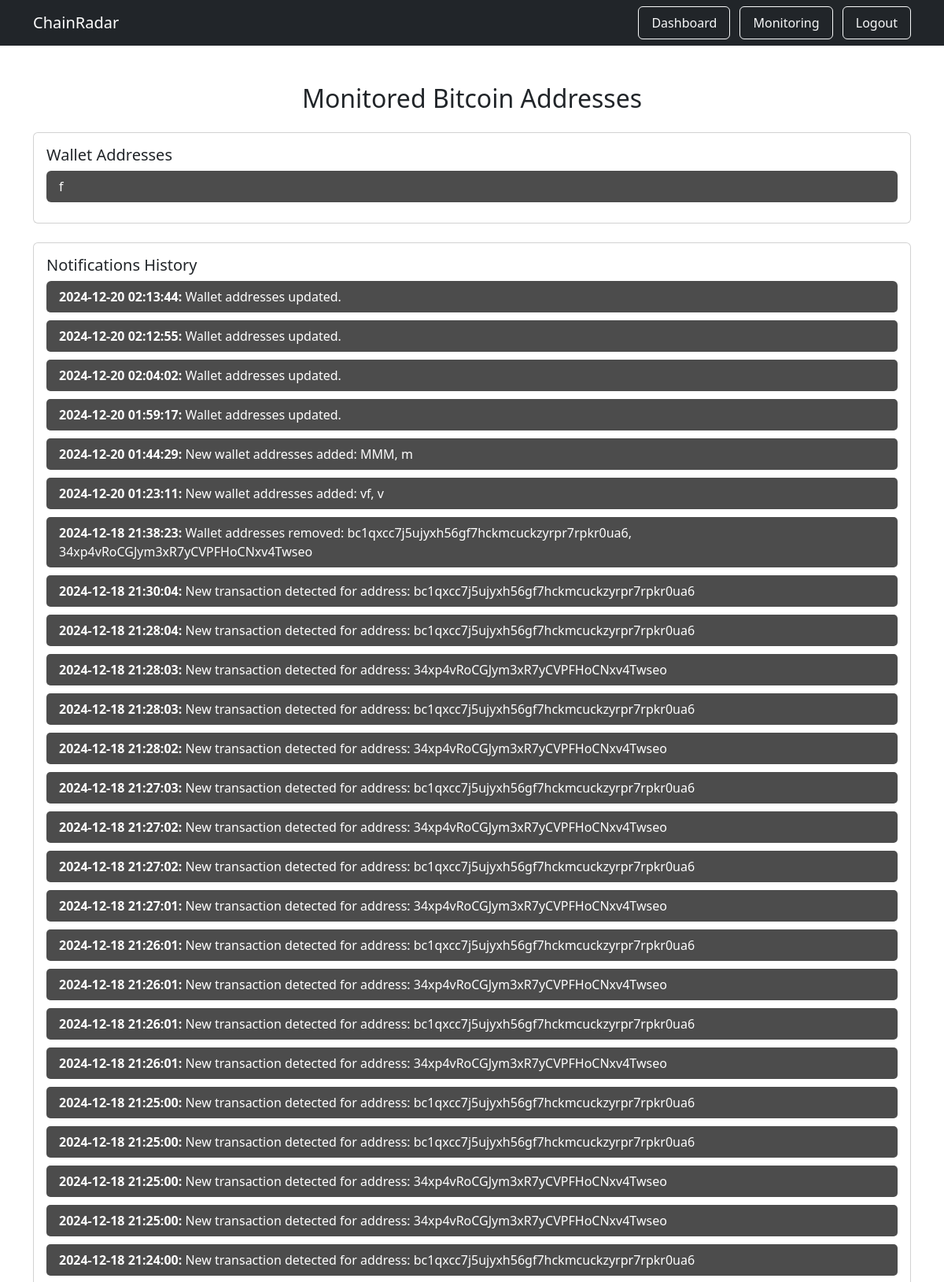
Page /monitoring (signed in, upper part) on the committed database.
### models.py (models this page shows, shortened)
class Notification(db.Model):
    id = db.Column(db.Integer, primary_key=True)
    user_id = db.Column(db.Integer, db.ForeignKey('user.id'), nullable=False)
    message = db.Column(db.String(500), nullable=False)
    notification_type = db.Column(db.String(50), nullable=False)  # 'Discord' or 'Telegram'
    timestamp = db.Column(db.DateTime, default=datetime.utcnow)

### app.py (the view)
@app.route("/monitoring")
@login_required
def monitoring():
    user_addresses = current_user.wallet_addresses.split(",") if current_user.wallet_addresses else []
    notifications = Notification.query.filter_by(user_id=current_user.id).order_by(Notification.timestamp.desc()).all()
    return render_template("monitoring.html", addresses=user_addresses, notifications=notifications)

### app.py (called while the page is built)
@login_manager.user_loader
def load_user(user_id):
    return User.query.get(int(user_id))

### ChainRadar/templates/monitoring.html (shortened to what this page needs)
{% extends "base.html" %}
{% block content %}
<h2 class="mb-4 text-center">Monitored Bitcoin Addresses</h2>
<div class="row">
    <div class="col-md-12 mb-4">
        <div class="card">
            <div class="card-body">
                <h5 class="card-title">Wallet Addresses</h5>
                {% if addresses %}
                    <ul class="list-group">
                        {% for address in addresses %}
                            <li class="list-group-item">{{ address }}</li>
                        {% endfor %}
                    </ul>
                {% else %}
                    <p class="text-center">No addresses are being monitored. Add some from the Dashboard.</p>
                {% endif %}
            </div>
        </div>
    </div>
    <div class="col-md-12">
        <div class="card">
            <div class="card-body">
                <h5 class="card-title">Notifications History</h5>
                {% if notifications %}
                    <ul class="list-group">
                        {% for notification in notifications %}
                            <li class="list-group-item">
                                <strong>{{ notification.timestamp.strftime('%Y-%m-%d %H:%M:%S') }}:</strong>
                                {{ notification.message }}
                            </li>
                        {% endfor %}
                    </ul>
                {% else %}
                    <p class="text-center">No notifications yet.</p>
                {% endif %}
            </div>
        </div>
    </div>
</div>
{% endblock %}

### ChainRadar/templates/base.html (shortened to what this page needs)
<!DOCTYPE html>
<html lang="en">
<head>
    <link href="https://cdn.jsdelivr.net/npm/bootstrap@5.3.2/dist/css/bootstrap.min.css" rel="stylesheet">
    <link rel="stylesheet" href="{{ url_for('static', filename='styles.css') }}">
</head>
<body>
    <nav class="navbar navbar-dark bg-dark">
    <div class="container">
        <a class="navbar-brand" href="{{ url_for('home') }}">ChainRadar</a>
        <div>
            {% if current_user.is_authenticated %}
                <a class="btn btn-outline-light me-2" href="{{ url_for('dashboard') }}">Dashboard</a>
                <a class="btn btn-outline-light me-2" href="{{ url_for('monitoring') }}">Monitoring</a>
                <a class="btn btn-outline-light" href="{{ url_for('logout') }}">Logout</a>
            {% else %}
                <a class="btn btn-outline-light me-2" href="{{ url_for('login') }}">Login</a>
                <a class="btn btn-outline-success" href="{{ url_for('register') }}">Register</a>
            {% endif %}
        </div>
    </div>
</nav>
    <div class="container mt-5">
        {% block content %}{% endblock %}
    </div>
</body>
</html>

### ChainRadar/static/styles.css (style rules this page uses)
.btn { padding: 0.5rem 1rem; font-size: 1rem; }
.list-group-item { background-color: rgba(0, 0, 0, 0.7); color: #fff; border: none; margin-bottom: 10px; border-radius: 5px; }

### rows in the picture
Notification: timestamp "2024-12-20 02:13:44", message "Wallet addresses updated."
Notification: timestamp "2024-12-20 02:12:55", message "Wallet addresses updated."
Notification: timestamp "2024-12-20 02:04:02", message "Wallet addresses updated."
Notification: timestamp "2024-12-20 01:59:17", message "Wallet addresses updated."
Notification: timestamp "2024-12-20 01:44:29", message "New wallet addresses added: MMM, m"
Notification: timestamp "2024-12-20 01:23:11", message "New wallet addresses added: vf, v"
Notification: timestamp "2024-12-18 21:38:23", message "Wallet addresses removed: bc1qxcc7j5ujyxh56gf7hckmcuckzyrpr7rpkr0ua6, 34xp4vRoCGJym3xR7yCVPFHoCNxv4Twseo"
Notification: timestamp "2024-12-18 21:30:04", message "New transaction detected for address: bc1qxcc7j5ujyxh56gf7hckmcuckzyrpr7rpkr0ua6"
Notification: timestamp "2024-12-18 21:28:04", message "New transaction detected for address: bc1qxcc7j5ujyxh56gf7hckmcuckzyrpr7rpkr0ua6"
Notification: timestamp "2024-12-18 21:28:03", message "New transaction detected for address: 34xp4vRoCGJym3xR7yCVPFHoCNxv4Twseo"
Notification: timestamp "2024-12-18 21:28:03", message "New transaction detected for address: bc1qxcc7j5ujyxh56gf7hckmcuckzyrpr7rpkr0ua6"
Notification: timestamp "2024-12-18 21:28:02", message "New transaction detected for address: 34xp4vRoCGJym3xR7yCVPFHoCNxv4Twseo"
Notification: timestamp "2024-12-18 21:27:03", message "New transaction detected for address: bc1qxcc7j5ujyxh56gf7hckmcuckzyrpr7rpkr0ua6"
Notification: timestamp "2024-12-18 21:27:02", message "New transaction detected for address: 34xp4vRoCGJym3xR7yCVPFHoCNxv4Twseo"
Notification: timestamp "2024-12-18 21:27:02", message "New transaction detected for address: bc1qxcc7j5ujyxh56gf7hckmcuckzyrpr7rpkr0ua6"
Notification: timestamp "2024-12-18 21:27:01", message "New transaction detected for address: 34xp4vRoCGJym3xR7yCVPFHoCNxv4Twseo"
Notification: timestamp "2024-12-18 21:26:01", message "New transaction detected for address: bc1qxcc7j5ujyxh56gf7hckmcuckzyrpr7rpkr0ua6"
Notification: timestamp "2024-12-18 21:26:01", message "New transaction detected for address: 34xp4vRoCGJym3xR7yCVPFHoCNxv4Twseo"
Notification: timestamp "2024-12-18 21:26:01", message "New transaction detected for address: bc1qxcc7j5ujyxh56gf7hckmcuckzyrpr7rpkr0ua6"
Notification: timestamp "2024-12-18 21:26:01", message "New transaction detected for address: 34xp4vRoCGJym3xR7yCVPFHoCNxv4Twseo"
Notification: timestamp "2024-12-18 21:25:00", message "New transaction detected for address: bc1qxcc7j5ujyxh56gf7hckmcuckzyrpr7rpkr0ua6"
Notification: timestamp "2024-12-18 21:25:00", message "New transaction detected for address: bc1qxcc7j5ujyxh56gf7hckmcuckzyrpr7rpkr0ua6"
Notification: timestamp "2024-12-18 21:25:00", message "New transaction detected for address: 34xp4vRoCGJym3xR7yCVPFHoCNxv4Twseo"
Notification: timestamp "2024-12-18 21:25:00", message "New transaction detected for address: 34xp4vRoCGJym3xR7yCVPFHoCNxv4Twseo"
Notification: timestamp "2024-12-18 21:24:00", message "New transaction detected for address: bc1qxcc7j5ujyxh56gf7hckmcuckzyrpr7rpkr0ua6"

### other values in the picture
{{ address }} "f"
